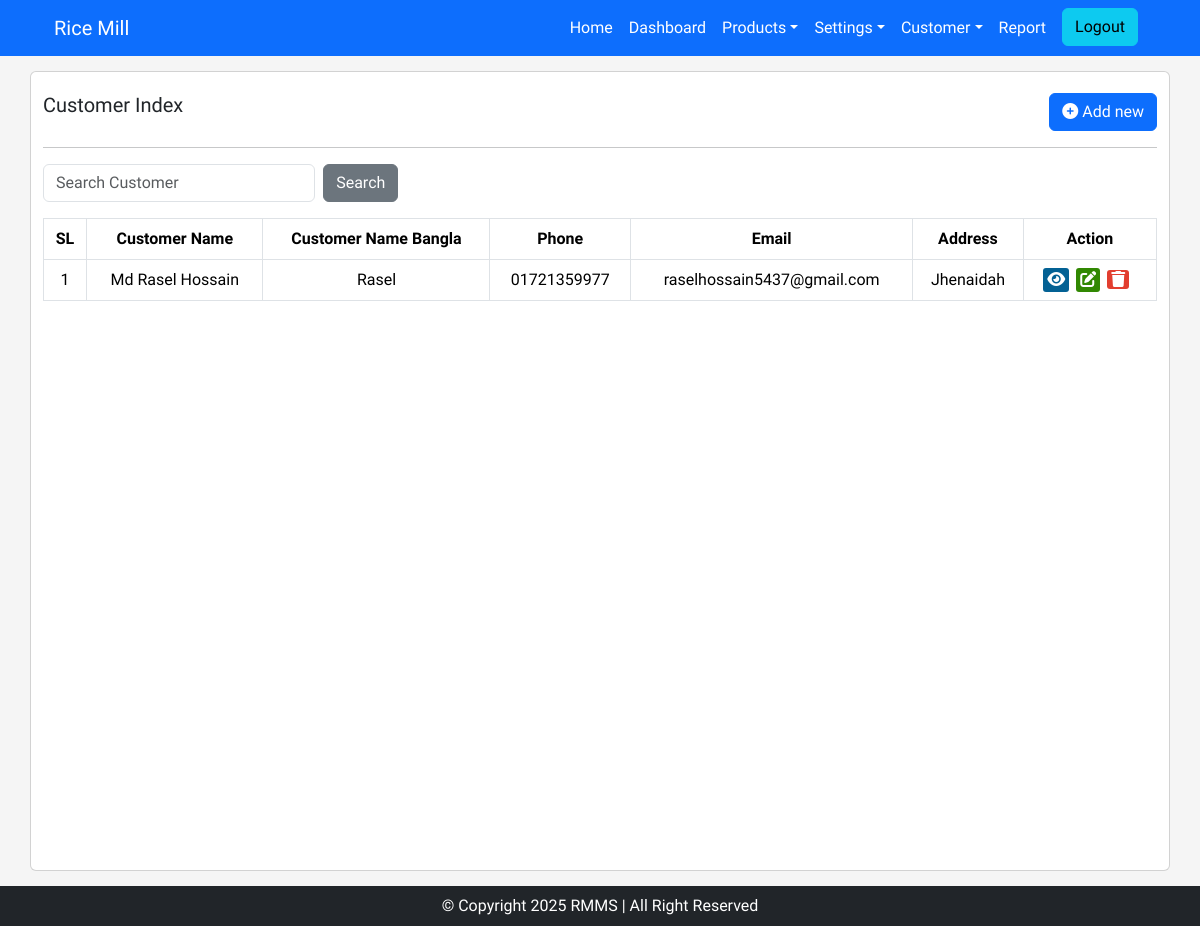
Page /ledger/ (signed in) on the earlier database version.
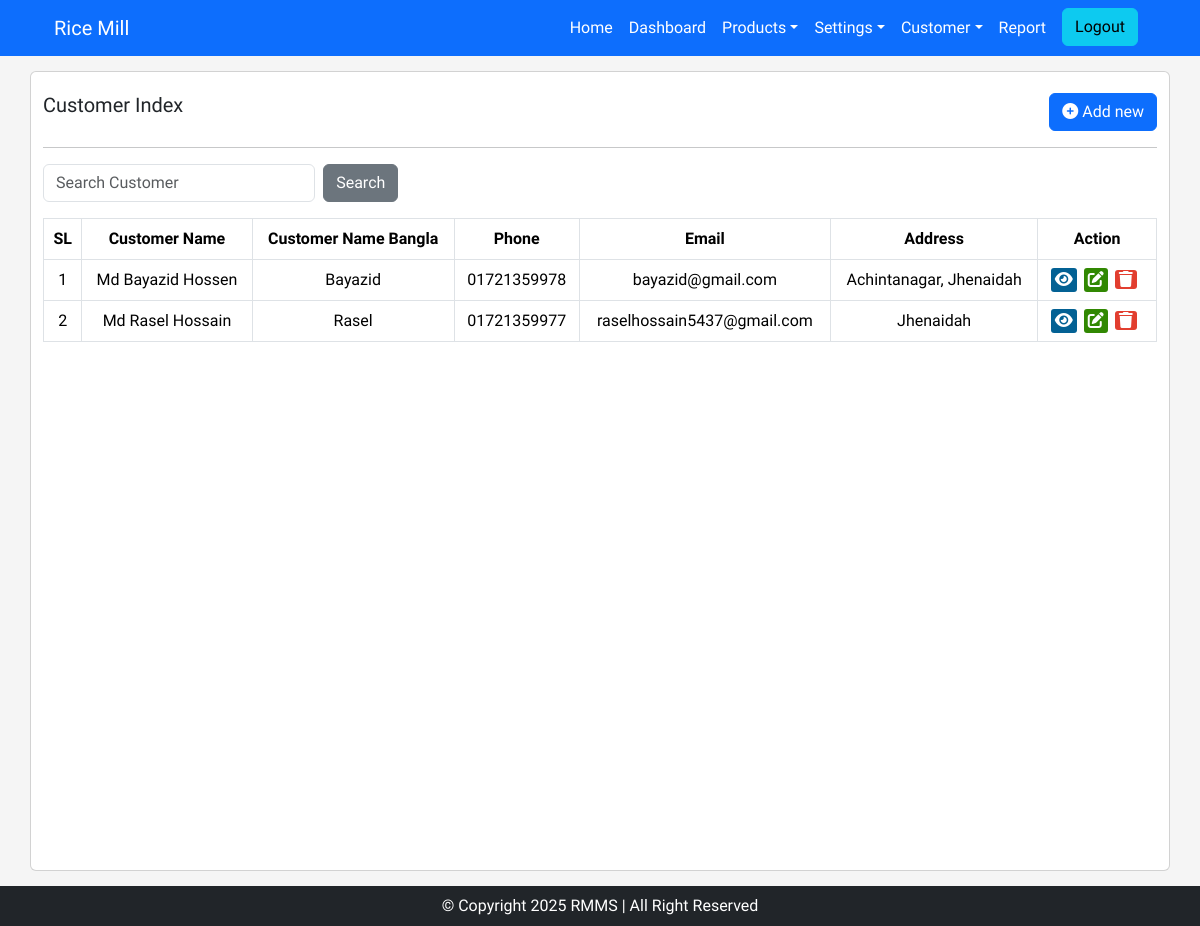
Same page on the later database version.
### rice_mill/models.py (models this page shows, shortened)
class Customer(models.Model):
    customer_name = models.CharField(max_length=255)
    customer_name_bn = models.CharField(max_length=255)
    phone = models.CharField(max_length=20)
    email = models.EmailField(blank=True, null=True)
    address = models.CharField(max_length=200, blank=True, null=True)
    created_at = models.DateTimeField(auto_now_add=True, blank=True, null=True)
    updated_at = models.DateTimeField(auto_now=True, blank=True, null=True)
    created_by = models.CharField(max_length=200, blank=True, null=True)
    updated_by = models.CharField(max_length=200, blank=True, null=True)

### rice_mill/views.py (the view)
# urls.py: path('ledger/', ledger_page_view, name='ledger'),
@login_required(login_url='login')
def ledger_page_view(request):
    customer_list = Customer.objects.all().order_by('-id')
    page = request.GET.get('page', 1)
    paginator = Paginator(customer_list, 20)
    try:
        customer_list = paginator.page(page)
    except PageNotAnInteger:
        customer_list = paginator.page(1)
    except EmptyPage:
        customer_list = paginator.page(paginator.num_pages)
    context = {
        'customer_list': customer_list
    }
    return render(request, 'pages/customer/index.html', context)

### rice_mill/templates/pages/customer/index.html (shortened to what this page needs)
{% extends "base.html" %}
{% load static %}
{% block content %}
<div class="container base-container card" style="background-color: white; min-height: 100vh;">
    <div class="row mt-3">
        <div class="col-md-6">
            <div class="title-text">
                <h5>Customer Index</h5>
            </div>
        </div>
        <div class="col-md-3"></div>
        <div class="col-md-3">
            <div class="add-new" style="text-align: right;">
                <a href="{% url 'customer_create' %}"><button class="btn btn-primary"><i class="fa-solid fa-circle-plus"></i> Add new</button></a>
            </div>
        </div>
    </div>
    <hr>
    <div class="row mb-3">
        <div class="col-md-4">
            <div class="search">
                <form class="d-flex">
                    <input class="form-control me-sm-2" type="search" placeholder="Search Customer">
                    <button class="btn btn-secondary my-2 my-sm-0" type="submit">Search</button>
                </form>
            </div>
        </div>
        <div class="col-md-8"></div>
    </div>
    <div class="row">
        <div class="tables table-responsive" id="deptList">
            <table class="table table-hover table-bordered">
                <thead>
                  <tr>
                    <th class="text-center">SL</th>
                    <th class="text-center">Customer Name</th>
                    <th class="text-center">Customer Name Bangla</th>
                    <th class="text-center">Phone</th>
                    <th class="text-center">Email</th>
                    <th class="text-center">Address</th>
                    <th class="text-center">Action</th>
                  </tr>
                </thead>
                <tbody>
                    {% if customer_list %}
                    {% for customer in customer_list %}
                    <tr>
                      <td class="text-center">{{forloop.counter}}</td>
                      <td class="text-center">{{customer.customer_name}}</td>
                      <td class="text-center">{{customer.customer_name_bn}}</td>
                      <td class="text-center">{{customer.phone}}</td>
                      <td class="text-center">{{customer.email}}</td>
                      <td class="text-center">{{customer.address}}</td>
                      <td class="text-center">
                        <ul class="action">
                            <li >
                              <a type="button" href="#" class="eye-click" data-toggle="tooltip" data-placement="top" title="View" >
                                  <i class="fa fa-eye" aria-hidden="true"></i>
                                </a>
                              </li>
                            <li>
                              <a type="button" href="{% url 'customer_update' customer.id %}" class="edit-click" data-toggle="tooltip" data-placement="top" title="Update" >
                                <i class="fa-solid fa-pen-to-square"></i>
                                </a>
                              </li>
                            <li>
                                <a class="delete-click" data-toggle="tooltip" data-placement="top" title="Delete" onclick="SweetDelete(event,this.href)" href="{% url 'customer_delete' customer.id %}">
                                <i class="fa fa-trash" aria-hidden="true"></i>
                                </a>
                            </li>
                        </ul>
                      </td>
                    </tr>
                    {% endfor %}
                    {% else %}
                    <tr>
                        <td colspan="7" class="text-center">Data not found</td>
                    </tr>
                    {% endif %}
                </tbody>
            </table>
        </div>
    </div>
</div>
{% endblock %}

Differences in the rows shown:
added Customer: customer_name "Md Bayazid Hossen", customer_name_bn "Bayazid", phone "01721359978", email "bayazid@gmail.com", address "Achintanagar, Jhenaidah"
